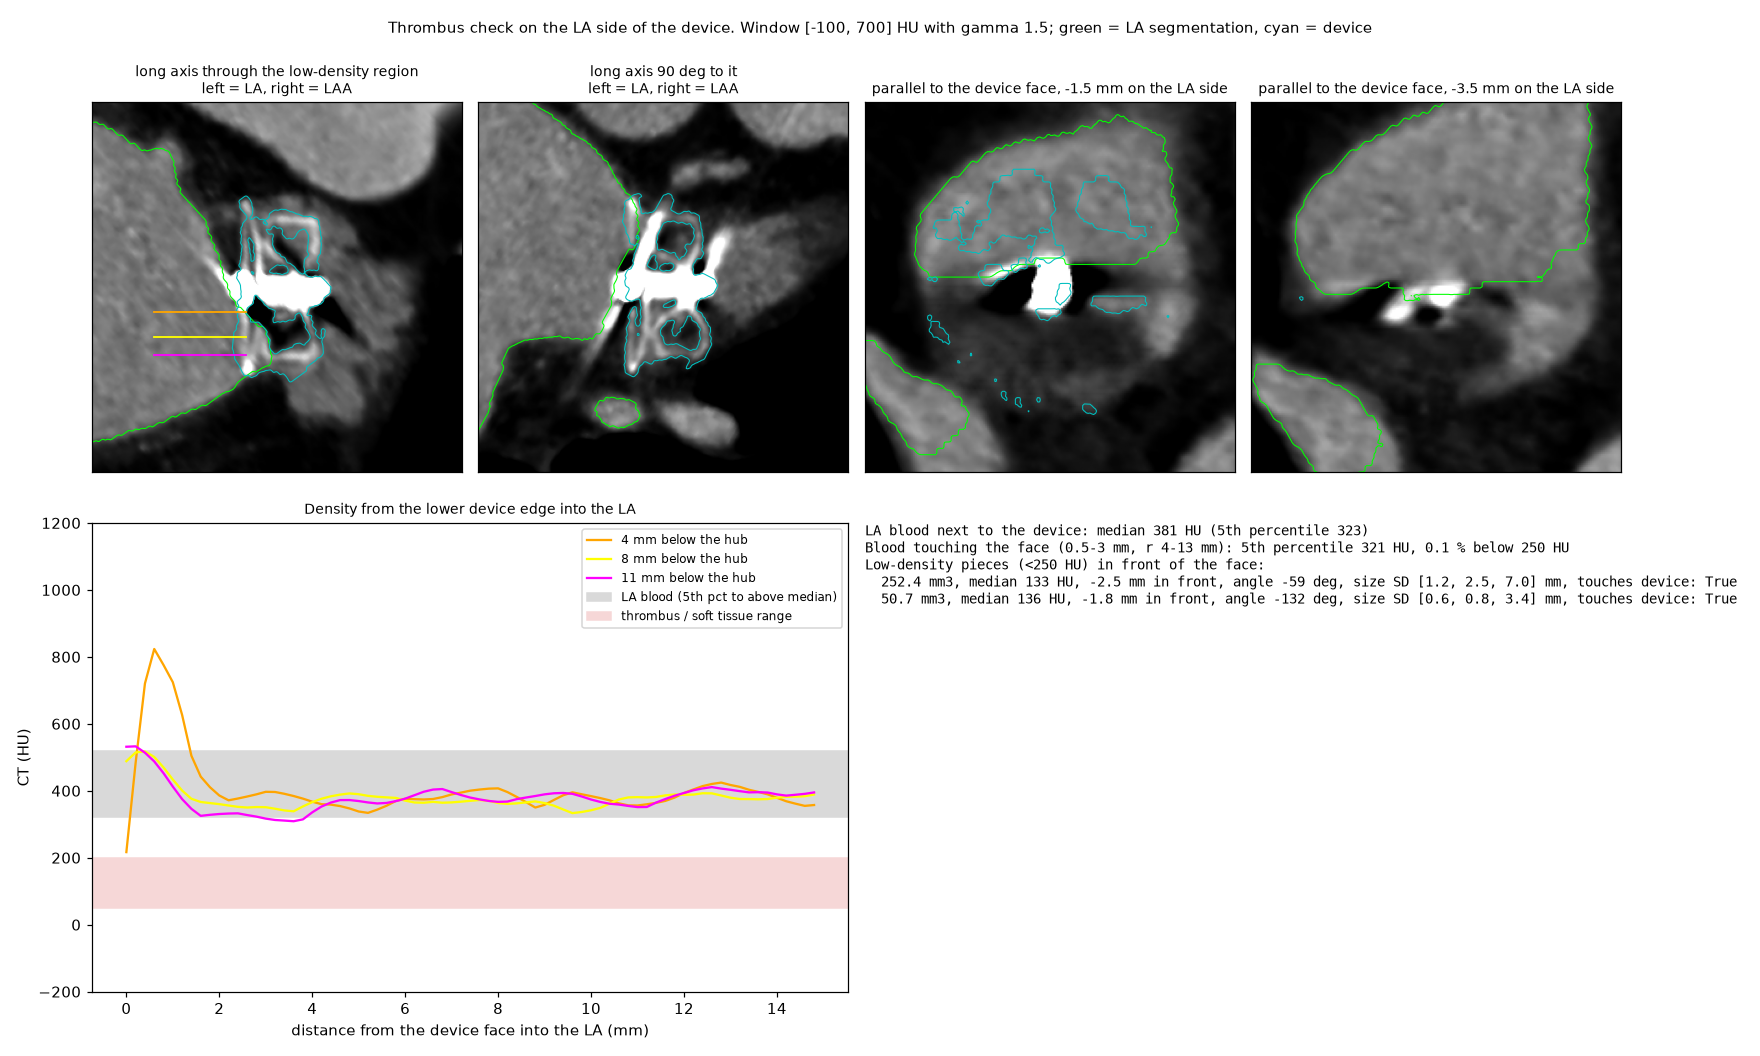

The Python source for this figure:
"""Check the CT for a device-related thrombus (DRT) on the LA side of the occluder (03/11/2026).

A DRT on contrast CT is a low-density mass (soft tissue, ~50-200 HU) attached to the atrial face of the device and
standing out against the contrast-filled blood (~400 HU here). Steps:
1. Display with a gamma window for thrombus: [-100, 700] HU, gamma 1.5 (dark soft tissue, bright blood).
2. Low-density map: CT 250 > HU > -50 in the LA cavity (LA segmentation closed by 3 mm), 0-10 mm in front of the
   device face, outside the device; connected pieces >= 2 mm3 are measured (volume, density, shape, contact).
3. Blood in contact with the face: density of the LA voxels 0.5-3 mm in front of the face.
4. Profiles from the lower device edge into the LA, to see whether the low-density tissue there is wall.
Writes thrombus_check.png (figure) and thrombus_check.json (numbers). Usage: python thrombus_check.py"""
import os, json
import numpy as np, nrrd, matplotlib; matplotlib.use("Agg"); import matplotlib.pyplot as plt
from scipy import ndimage as ndi

HERE = os.path.dirname(os.path.abspath(__file__)).replace("\\", "/"); ROOT = os.path.dirname(os.path.dirname(HERE)); S = ROOT + "/1_segmentation/"
ct, h = nrrd.read(S + "5 DS_Coronaires  0.75  B26f  BestDiast 78 %.nrrd"); ct = ct.astype(np.float32)
la, _ = nrrd.read(S + "Hugo_Jal_left_atrium_segmentation.nrrd"); la = la > 0
man, _ = nrrd.read(S + "Device.seg.nrrd"); man = man > 0
SP = np.diag(h["space directions"]).astype(float)
# device axis: face centre (voxel index * spacing, mm) and normal into the LAA, from the rim fit of 22/10/2026
C = np.array([114.181, 156.072, 98.509]); N = np.array([0.57050955, -0.45992626, 0.68043125])
u = np.cross(N, [0, 0, 1.]); u /= np.linalg.norm(u); v = np.cross(N, u)

def ball(r):
    k = np.ceil(r / SP).astype(int); z, y, w = np.ogrid[-k[0]:k[0] + 1, -k[1]:k[1] + 1, -k[2]:k[2] + 1]
    return (z * SP[0]) ** 2 + (y * SP[1]) ** 2 + (w * SP[2]) ** 2 <= r * r

lo = np.array([190, 270, 120]); hi = np.array([340, 430, 274]); s = tuple(slice(a, b) for a, b in zip(lo, hi))
x = ct[s]; L = la[s]; D = man[s]
rel = (np.indices(x.shape).reshape(3, -1).T + lo) * SP - C; axv = rel @ N
ax = axv.reshape(x.shape); rad = np.linalg.norm(rel - np.outer(axv, N), axis=1).reshape(x.shape)
blood = np.percentile(x[L & (ax > -10) & (ax < 0) & (rad < 17)], [5, 50])

# 2. low-density pieces in front of the face
cav = ndi.binary_closing(L | D, ball(3.0)) | L
zone = (ax > -10) & (ax < 0) & (rad < 17)
hypo = (x < 250) & (x > -50) & cav & zone & ~ndi.binary_dilation(D, ball(0.5))
lab, n = ndi.label(hypo, np.ones((3, 3, 3))); vox = SP.prod(); pieces = []
for k in range(1, n + 1):
    m = lab == k
    if m.sum() * vox < 2: continue
    P = np.argwhere(m) * SP; ev = np.sqrt(np.linalg.eigvalsh(np.cov((P - P.mean(0)).T)))
    c = (np.argwhere(m).mean(0) + lo) * SP - C
    pieces.append(dict(volume_mm3=round(m.sum() * vox, 1), median_CT=float(np.median(x[m])), frac_below_0HU=round(float((x[m] < 0).mean()), 2),
                       axial_mm=round(float(c @ N), 1), angle_deg=round(float(np.degrees(np.arctan2(c @ v, c @ u)))),
                       radius_mm=round(float(np.linalg.norm(c - (c @ N) * N)), 1), size_sd_mm=[round(float(e), 1) for e in ev],
                       touches_device=bool((ndi.binary_dilation(m, ball(1.0)) & D).any())))
pieces.sort(key=lambda p: -p["volume_mm3"])

# 3. blood in contact with the face
front = L & (ax > -3) & (ax < -0.5) & (rad > 4) & (rad < 13)
contact = dict(voxels=int(front.sum()), CT_p1_p5_p50=np.percentile(x[front], [1, 5, 50]).round().tolist(), frac_below_250HU=round(float((x[front] < 250).mean()), 4))

# figure
def samp(vol, P): return ndi.map_coordinates(np.asarray(vol, np.float32), (P / SP).transpose(2, 0, 1), order=1, mode="nearest")
def gw(c): return np.clip((c + 100) / 800, 0, 1) ** 1.5
ph = np.radians(pieces[0]["angle_deg"]) if pieces else 0.0
fig = plt.figure(figsize=(16, 9.6)); gs = fig.add_gridspec(2, 4)
def panel(a, P, ext, ttl, lines=None):
    c = samp(ct, P); a.imshow(gw(c).T, cmap="gray", origin="lower", extent=ext, vmin=0, vmax=1)
    X = np.linspace(ext[0], ext[1], c.shape[0]); Y = np.linspace(ext[2], ext[3], c.shape[1])
    a.contour(X, Y, samp(la, P).T, [0.5], colors="lime", linewidths=0.7); a.contour(X, Y, samp(man, P).T, [0.5], colors="c", linewidths=0.7)
    for (p0, p1, col) in (lines or []): a.plot([p0[0], p1[0]], [p0[1], p1[1]], color=col, lw=1.2)
    a.set_title(ttl, fontsize=9); a.set_xticks([]); a.set_yticks([])
t = np.arange(-30, 30, 0.2); A, B = np.meshgrid(t, t, indexing="ij")
profiles = {}
for j, dphi in enumerate([0, 90]):
    d = np.cos(ph + np.radians(dphi)) * u + np.sin(ph + np.radians(dphi)) * v
    P = C + 5 * N + A[..., None] * N + B[..., None] * d
    lines = []
    if j == 0:   # profiles from the face into the LA at 3 heights on the lower half of the device
        for hgt, col in [(-4, "orange"), (-8, "yellow"), (-11, "magenta")]:
            q = C + hgt * d; ts = np.arange(0, 15, 0.2); line = q[None] - ts[:, None] * N
            profiles[(hgt, col)] = (ts, samp(ct, line[None])[0]); lines.append(((0, hgt), (-15, hgt), col))
    panel(fig.add_subplot(gs[0, j]), P, [-25, 35, -30, 30], f"long axis {'through the low-density region' if j == 0 else '90 deg to it'}\nleft = LA, right = LAA", lines)
t2 = np.arange(-20, 20, 0.2); A2, B2 = np.meshgrid(t2, t2, indexing="ij")
for j, o in enumerate([-1.5, -3.5]):
    panel(fig.add_subplot(gs[0, 2 + j]), C + o * N + A2[..., None] * u + B2[..., None] * v, [-20, 20, -20, 20], f"parallel to the device face, {o} mm on the LA side")
a = fig.add_subplot(gs[1, :2])
for (hgt, col), (ts, prof) in profiles.items(): a.plot(ts, prof, color=col, label=f"{abs(hgt)} mm below the hub")
a.axhspan(blood[0], 520, color="0.85", label="LA blood (5th pct to above median)"); a.axhspan(50, 200, color="#f6d7d7", label="thrombus / soft tissue range")
a.set_xlabel("distance from the device face into the LA (mm)"); a.set_ylabel("CT (HU)"); a.set_ylim(-200, 1200); a.legend(fontsize=8); a.set_title("Density from the lower device edge into the LA", fontsize=9)
a = fig.add_subplot(gs[1, 2:]); a.axis("off")
txt = [f"LA blood next to the device: median {blood[1]:.0f} HU (5th percentile {blood[0]:.0f})",
       f"Blood touching the face (0.5-3 mm, r 4-13 mm): 5th percentile {contact['CT_p1_p5_p50'][1]:.0f} HU, {100 * contact['frac_below_250HU']:.1f} % below 250 HU",
       "Low-density pieces (<250 HU) in front of the face:"]
for p in pieces[:3]:
    txt.append(f"  {p['volume_mm3']} mm3, median {p['median_CT']:.0f} HU, {p['axial_mm']} mm in front, angle {p['angle_deg']} deg, "
               f"size SD {p['size_sd_mm']} mm, touches device: {p['touches_device']}")
a.text(0, 1, "\n".join(txt), va="top", fontsize=9, family="monospace", wrap=True)
fig.suptitle("Thrombus check on the LA side of the device. Window [-100, 700] HU with gamma 1.5; green = LA segmentation, cyan = device", fontsize=10)
plt.tight_layout(); plt.savefig(HERE + "/thrombus_check.png", dpi=110)
json.dump(dict(blood_CT_p5_p50=blood.round().tolist(), blood_at_face=contact, low_density_pieces=pieces,
               profiles={f"{abs(k[0])}mm_below_hub": dict(dist_mm=v_[0][::5].round(1).tolist(), CT=v_[1][::5].round().tolist()) for k, v_ in profiles.items()}),
          open(HERE + "/thrombus_check.json", "w"), indent=1)
print(json.dumps(dict(blood=blood.tolist(), contact=contact, pieces=pieces[:3]), indent=1))
